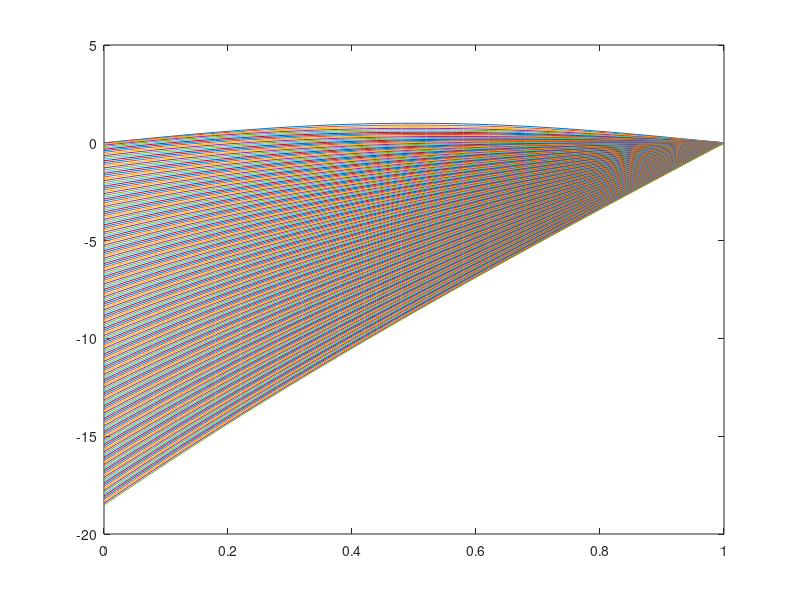
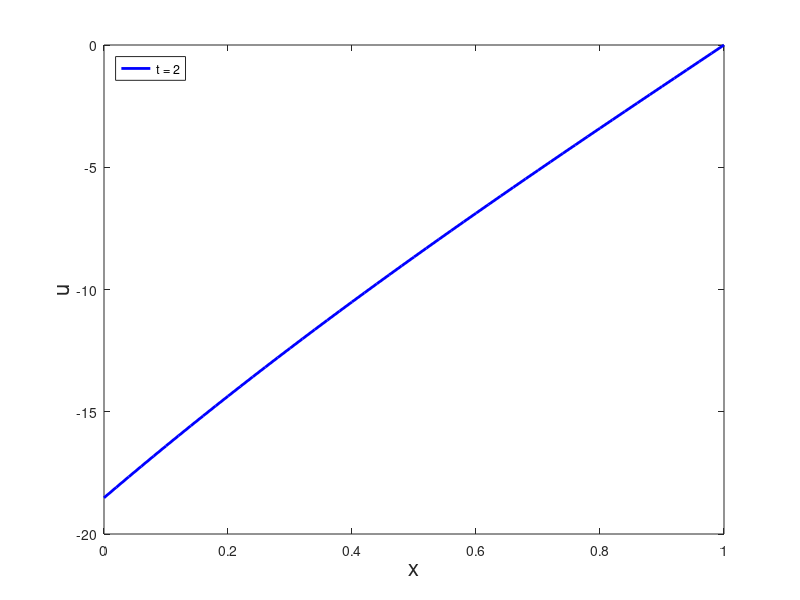
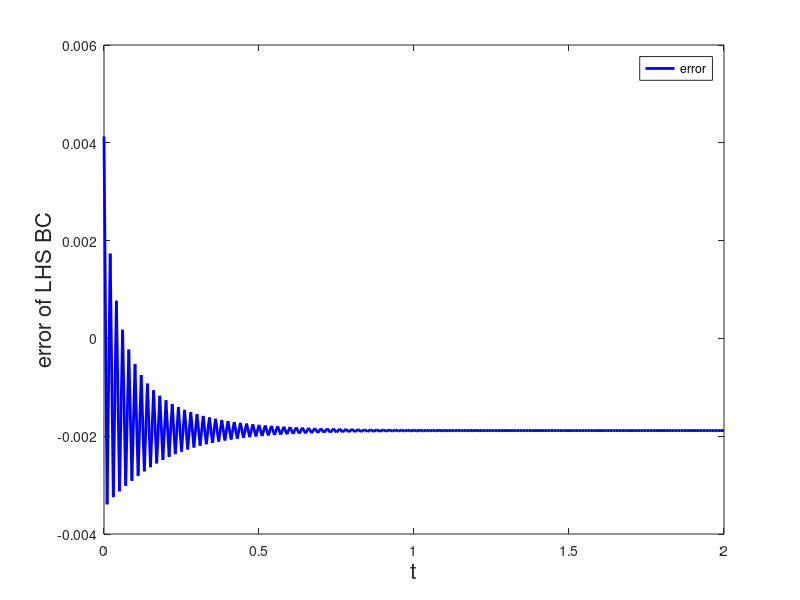

These charts were generated, in order, by the following MATLAB code:
% HW14 Problem 1
%
% Solve the IBVP using 14.10

% parameters
t0 = 0;
tf = 2;
h = 0.02; % one at a time!
k = h/2;
r = k/h^2;
% domain
x = (0:h:1)';
M = length(x); 
t = (t0:k:tf)';
% time dependent p,q
p = ones(1,length(t));
q = pi*ones(1,length(t));
% initial distribution
u0 = sin(pi.*x);
% boundaries
g1 = 0.*t;
% store LHS bc check
dbc = 0.*t;

u = u0;
dbc(1) = u(1)+(u(2)-u(1))/h-(u(3)-2*u(2)+u(1))/(2*h);

figure(140101); % for watching solution
clf;
plot(x,u0);
hold on;
A = spdiags(ones(M-1,1)+r,0,M-1,M-1)+...
    spdiags(-r.*ones(M-1,1)./2,1,M-1,M-1)+...
    spdiags(-r.*ones(M-1,1)./2,-1,M-1,M-1);
B = spdiags(ones(M-1,1)-r,0,M-1,M-1)+...
    spdiags(r.*ones(M-1,1)./2,1,M-1,M-1)+...
    spdiags(r.*ones(M-1,1)./2,-1,M-1,M-1);

for i=2:length(t)
    % modify first row of each A,B
    A(1,1:2) = [1+r*(1-h*p(i)),-r];
    B(1,1:2) = [1-r*(1-h*p(i-1)),r];
    % set b
    b = zeros(M-1,1); b(1) = -r*h*(q(i-1)+q(i)); b(end) = r/2*(g1(i-1)+g1(i));
    % solve the system for U (Eq 13.9)
    unew = A\(B*u(1:end-1)+b);
    % check minimax prinicple
    if max(unew) > max(u0)
        fprintf('your solution is behaving badly\n')
        break
    end
    u = [unew;g1(i)];
    dbc(i) = u(1)+(u(2)-u(1))/h-(u(3)-2*u(2)+u(1))/(2*h);
    % watch the diffusion
    plot(x,u);
    % pause(.01);
end
uexact = sin(pi.*x).*exp(-pi^2*tf);

figure(140102);
clf;
plot(x,u,'b','LineWidth',2);
xlabel('x','FontSize',16);
ylabel('u','FontSize',16);
legend({'t = 2'},'Location','NorthWest');

figure(140103);
clf;
plot(t,dbc-pi,'b','LineWidth',2);
xlabel('t','FontSize',16);
ylabel('error of LHS BC','FontSize',16);
legend({'error'},'Location','NorthEast');
